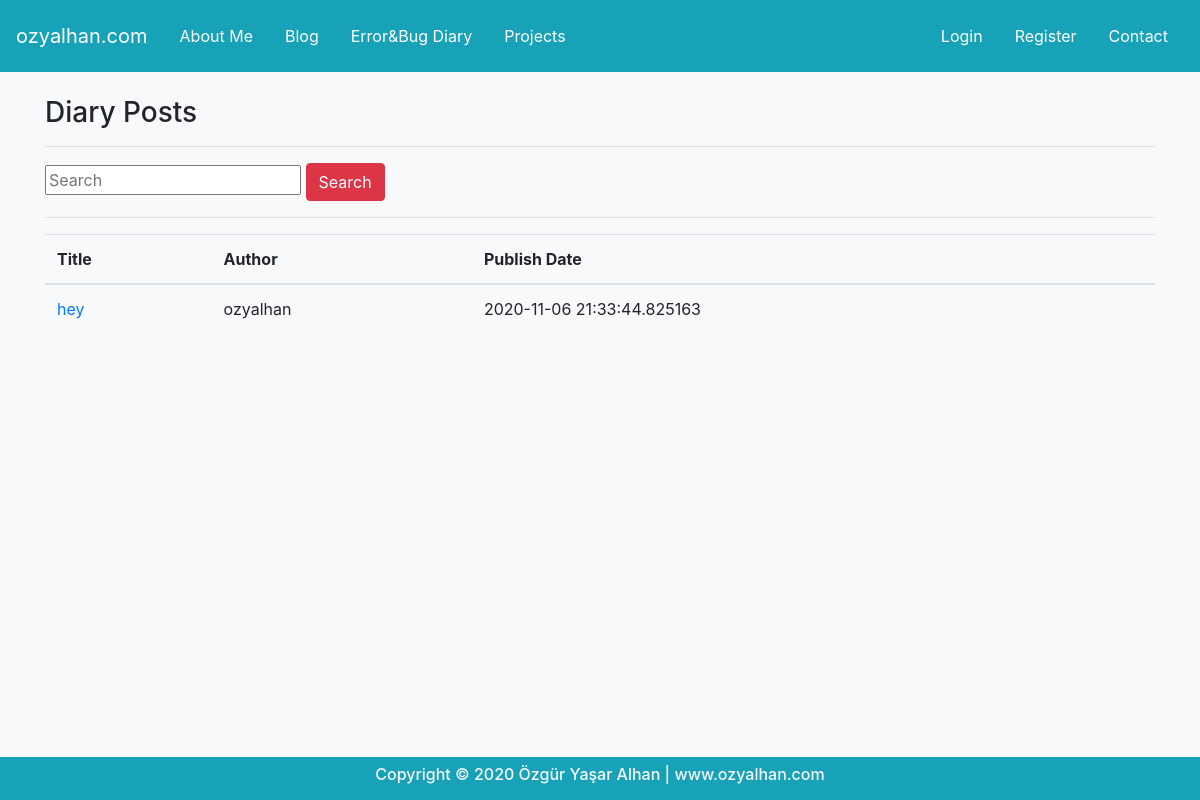
The app's page /diaries with its own data.
### blog.py (models this page shows)
class Diaries(db.Model):
    id = db.Column(db.Integer, primary_key=True)
    title = db.Column(db.String(40), nullable=False)
    author = db.Column(db.String(40), nullable=False)
    content = db.Column(db.Text, nullable=False)
    publish_date = db.Column(
        db.DateTime, nullable=False, default=datetime.utcnow)

### blog.py (the view)
@ app.route("/diaries")
def diaries():
    diaries = Diaries.query.all()
    if diaries != "":  # veritabanında makale var
        return render_template("diaries.html", diaries=diaries)
    else:
        return render_template("diaries.html")
    return render_template("diaries.html")

### templates/diaries.html
{% extends "layout.html" %}
{% block body %}
<div class="container">
    <h3>Diary Posts</h3>
    <hr>
    {% if diaries %}
    <form action="/search-diary" method="POST">
        <input type="text" name="keyword" class="input-sm" maxlength="64" placeholder="Search">
        <button type="submit" class="btn btn-danger">Search</button>
    </form>
    <table class="table table-hover">
        <thead>
            <tr>
                <th scope="col">Title</th>
                <th scope="col">Author</th>
                <th scope="col">Publish Date</th>
            </tr>
        </thead>
        <tbody>
            {% for diary in  diaries %}
            <tr>
                <td><a href="/diary/{{diary.id}}">{{diary.title}}</a></td>
                <td>{{diary.author}}</td>
                <td>{{diary.publish_date}}</td>
            </tr>
            {% endfor %}
            <hr>
        </tbody>
    </table>
    {% else %}
    <div class="alert alert-danger">Unfortunately any diary posts here.</div>
    {% endif %}
</div>
{% endblock %}

### records on screen
Diaries: title "hey", author "ozyalhan", publish_date "2020-11-06 21:33:44.825163"
